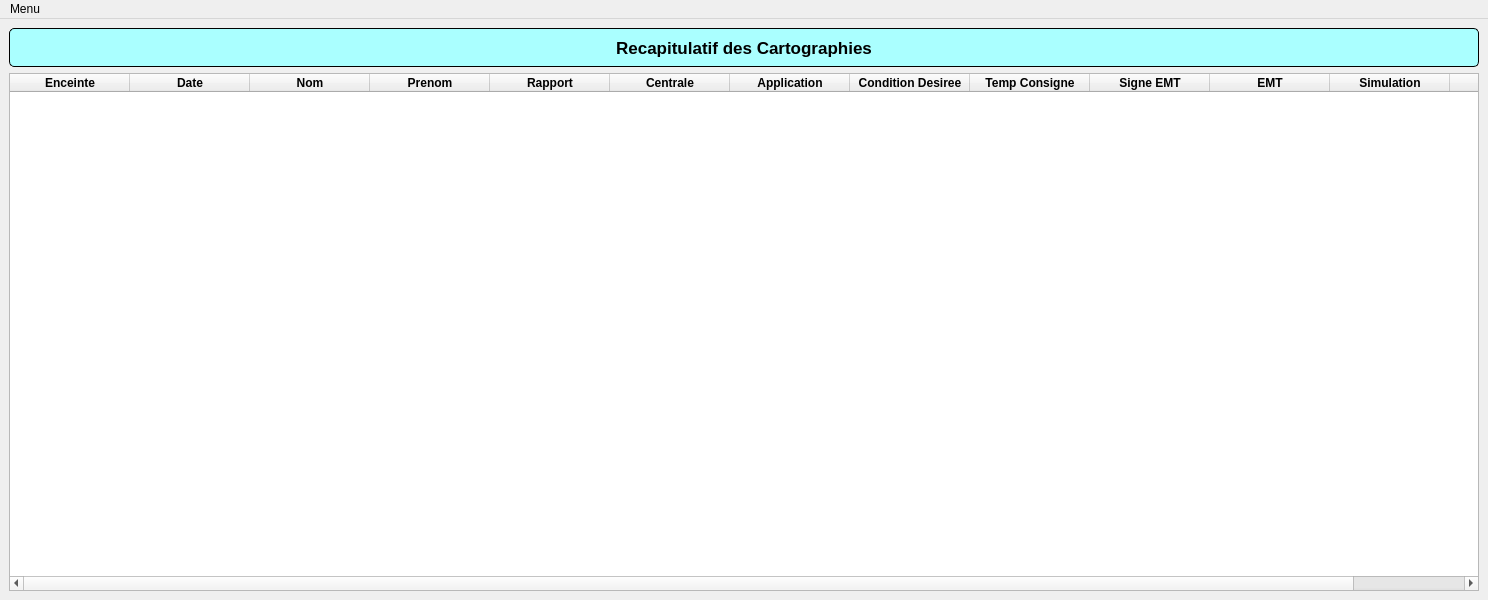
<?xml version="1.0" encoding="UTF-8"?>
<ui version="4.0">
 <class>Cartographie</class>
 <widget class="QMainWindow" name="Cartographie">
  <property name="geometry">
   <rect>
    <x>0</x>
    <y>0</y>
    <width>1488</width>
    <height>600</height>
   </rect>
  </property>
  <property name="windowTitle">
   <string>Cartographie v 1.3</string>
  </property>
  <widget class="QWidget" name="centralWidget">
   <layout class="QGridLayout" name="gridLayout">
    <item row="0" column="0">
     <layout class="QVBoxLayout" name="verticalLayout">
      <item>
       <widget class="QLabel" name="label_7">
        <property name="sizePolicy">
         <sizepolicy hsizetype="Preferred" vsizetype="Fixed">
          <horstretch>0</horstretch>
          <verstretch>0</verstretch>
         </sizepolicy>
        </property>
        <property name="minimumSize">
         <size>
          <width>0</width>
          <height>39</height>
         </size>
        </property>
        <property name="font">
         <font>
          <pointsize>13</pointsize>
          <weight>75</weight>
          <bold>true</bold>
         </font>
        </property>
        <property name="styleSheet">
         <string notr="true">QLabel{
background-color: rgb(170, 255, 255);
border: 1px solid Black;
border-radius: 5px;}</string>
        </property>
        <property name="text">
         <string>Recapitulatif des Cartographies</string>
        </property>
        <property name="alignment">
         <set>Qt::AlignCenter</set>
        </property>
       </widget>
      </item>
      <item>
       <widget class="TableWidget_Recap" name="tableWidget_recap">
        <property name="enabled">
         <bool>true</bool>
        </property>
        <property name="font">
         <font>
          <pointsize>9</pointsize>
          <weight>50</weight>
          <bold>false</bold>
         </font>
        </property>
        <property name="cursor" stdset="0">
         <cursorShape>ArrowCursor</cursorShape>
        </property>
        <property name="mouseTracking">
         <bool>true</bool>
        </property>
        <property name="contextMenuPolicy">
         <enum>Qt::ActionsContextMenu</enum>
        </property>
        <property name="whatsThis">
         <string extracomment="freeghrehtzh"/>
        </property>
        <property name="editTriggers">
         <set>QAbstractItemView::NoEditTriggers</set>
        </property>
        <property name="alternatingRowColors">
         <bool>true</bool>
        </property>
        <property name="selectionBehavior">
         <enum>QAbstractItemView::SelectRows</enum>
        </property>
        <property name="iconSize">
         <size>
          <width>0</width>
          <height>0</height>
         </size>
        </property>
        <property name="showGrid">
         <bool>true</bool>
        </property>
        <property name="gridStyle">
         <enum>Qt::SolidLine</enum>
        </property>
        <property name="sortingEnabled">
         <bool>true</bool>
        </property>
        <property name="wordWrap">
         <bool>true</bool>
        </property>
        <property name="cornerButtonEnabled">
         <bool>true</bool>
        </property>
        <property name="rowCount">
         <number>0</number>
        </property>
        <attribute name="horizontalHeaderVisible">
         <bool>true</bool>
        </attribute>
        <attribute name="horizontalHeaderDefaultSectionSize">
         <number>120</number>
        </attribute>
        <attribute name="horizontalHeaderHighlightSections">
         <bool>true</bool>
        </attribute>
        <attribute name="verticalHeaderVisible">
         <bool>true</bool>
        </attribute>
        <attribute name="verticalHeaderDefaultSectionSize">
         <number>32</number>
        </attribute>
        <column>
         <property name="text">
          <string>Enceinte</string>
         </property>
         <property name="font">
          <font>
           <weight>75</weight>
           <bold>true</bold>
          </font>
         </property>
        </column>
        <column>
         <property name="text">
          <string>Date</string>
         </property>
         <property name="font">
          <font>
           <weight>75</weight>
           <bold>true</bold>
          </font>
         </property>
        </column>
        <column>
         <property name="text">
          <string>Nom</string>
         </property>
         <property name="font">
          <font>
           <weight>75</weight>
           <bold>true</bold>
          </font>
         </property>
        </column>
        <column>
         <property name="text">
          <string>Prenom</string>
         </property>
         <property name="font">
          <font>
           <weight>75</weight>
           <bold>true</bold>
          </font>
         </property>
        </column>
        <column>
         <property name="text">
          <string>Rapport</string>
         </property>
         <property name="font">
          <font>
           <weight>75</weight>
           <bold>true</bold>
          </font>
         </property>
        </column>
        <column>
         <property name="text">
          <string>Centrale</string>
         </property>
         <property name="font">
          <font>
           <weight>75</weight>
           <bold>true</bold>
          </font>
         </property>
        </column>
        <column>
         <property name="text">
          <string>Application</string>
         </property>
         <property name="font">
          <font>
           <weight>75</weight>
           <bold>true</bold>
          </font>
         </property>
        </column>
        <column>
         <property name="text">
          <string>Condition Desiree</string>
         </property>
         <property name="font">
          <font>
           <weight>75</weight>
           <bold>true</bold>
          </font>
         </property>
        </column>
        <column>
         <property name="text">
          <string>Temp Consigne</string>
         </property>
         <property name="font">
          <font>
           <weight>75</weight>
           <bold>true</bold>
          </font>
         </property>
        </column>
        <column>
         <property name="text">
          <string>Signe EMT</string>
         </property>
         <property name="font">
          <font>
           <weight>75</weight>
           <bold>true</bold>
          </font>
         </property>
        </column>
        <column>
         <property name="text">
          <string>EMT</string>
         </property>
         <property name="font">
          <font>
           <weight>75</weight>
           <bold>true</bold>
          </font>
         </property>
        </column>
        <column>
         <property name="text">
          <string>Simulation</string>
         </property>
         <property name="font">
          <font>
           <weight>75</weight>
           <bold>true</bold>
          </font>
         </property>
        </column>
        <column>
         <property name="text">
          <string>Conformite</string>
         </property>
         <property name="font">
          <font>
           <weight>75</weight>
           <bold>true</bold>
          </font>
         </property>
        </column>
       </widget>
      </item>
     </layout>
    </item>
   </layout>
  </widget>
  <widget class="QMenuBar" name="menuBar">
   <property name="geometry">
    <rect>
     <x>0</x>
     <y>0</y>
     <width>1488</width>
     <height>21</height>
    </rect>
   </property>
   <widget class="QMenu" name="menuNouvelle_Cartographie">
    <property name="title">
     <string>Menu</string>
    </property>
    <addaction name="actionNouvelle_Cartographie"/>
    <addaction name="actionModifier"/>
    <addaction name="actionAnnule_et_Remplace"/>
   </widget>
   <addaction name="menuNouvelle_Cartographie"/>
  </widget>
  <action name="actionNouvelle_Cartographie">
   <property name="text">
    <string>Nouvelle Cartographie</string>
   </property>
  </action>
  <action name="actionModifier_une_cartographie">
   <property name="text">
    <string>Modifier une Cartographie</string>
   </property>
  </action>
  <action name="actionAnnule_et_Remplace">
   <property name="text">
    <string>Annule et Remplace</string>
   </property>
  </action>
  <action name="actionModifier">
   <property name="text">
    <string>Modifier</string>
   </property>
  </action>
 </widget>
 <customwidgets>
  <customwidget>
   <class>TableWidget_Recap</class>
   <extends>QTableWidget</extends>
   <header>Modules.Cartographie.GUI.Tablewidget_Recap</header>
  </customwidget>
 </customwidgets>
 <resources/>
 <connections/>
</ui>
